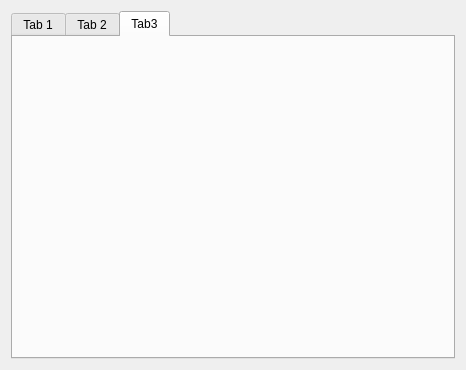
<?xml version="1.0" encoding="UTF-8"?>
<ui version="4.0">
 <class>MainWidget</class>
 <widget class="QWidget" name="MainWidget">
  <property name="geometry">
   <rect>
    <x>0</x>
    <y>0</y>
    <width>466</width>
    <height>370</height>
   </rect>
  </property>
  <property name="windowTitle">
   <string>MainWidget</string>
  </property>
  <layout class="QVBoxLayout" name="verticalLayout">
   <item>
    <widget class="QTabWidget" name="pTabWidget">
     <property name="currentIndex">
      <number>2</number>
     </property>
     <widget class="QWidget" name="pTab1">
      <attribute name="title">
       <string>Tab 1</string>
      </attribute>
     </widget>
     <widget class="QWidget" name="pTab2">
      <attribute name="title">
       <string>Tab 2</string>
      </attribute>
     </widget>
     <widget class="QWidget" name="pTab3">
      <attribute name="title">
       <string>Tab3</string>
      </attribute>
     </widget>
    </widget>
   </item>
  </layout>
 </widget>
 <resources/>
 <connections/>
</ui>
